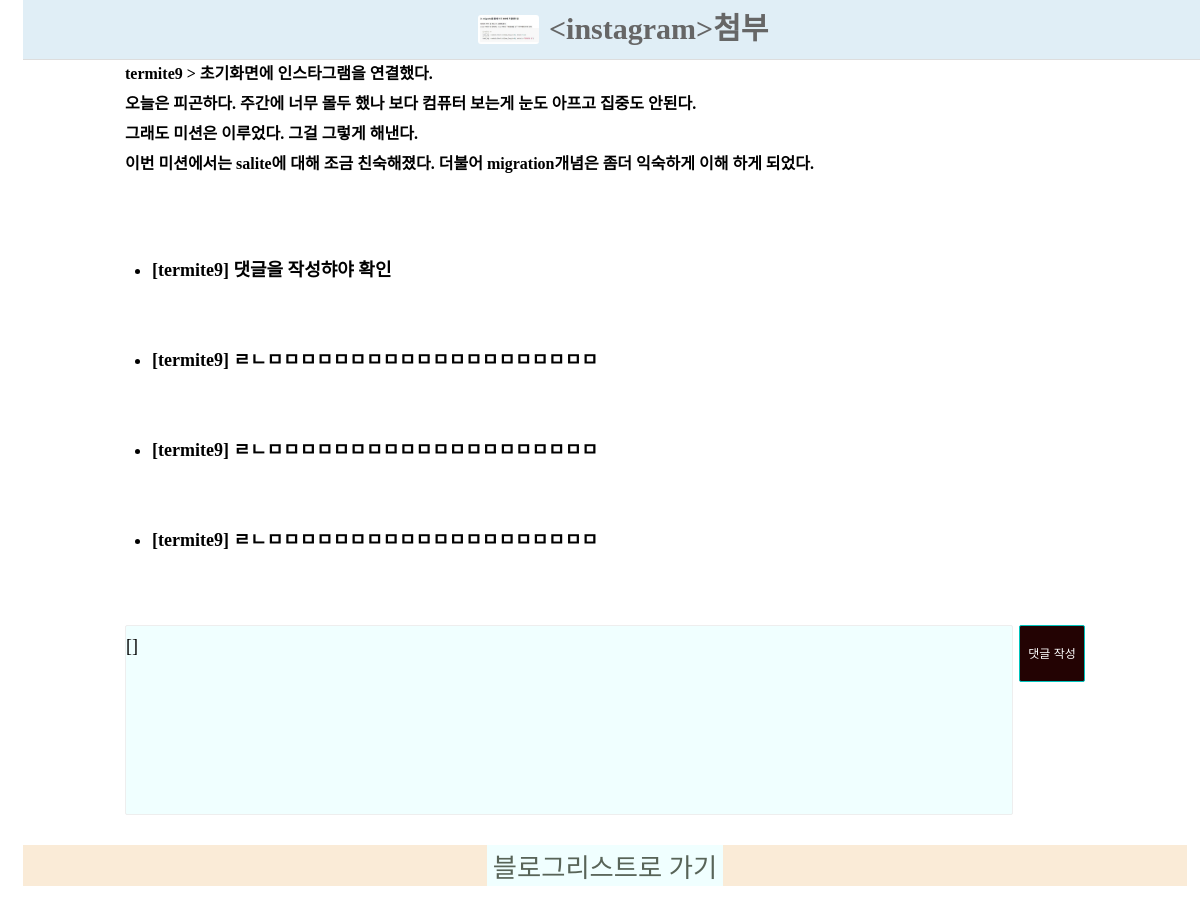
The app's page /posts/85/ with its own data.
### pylog/blog/models.py (models this page shows, shortened)
class Post(models.Model):
    title = models.CharField("포스트제목", max_length=100)
    content = models.TextField("포스트내용")
    thumbnail = models.ImageField("썸네일 이미지", upload_to="post", blank=True)
    write_date = models.DateTimeField("작성날자", auto_now_add=True)
    writer = models.CharField("로그인해서글을쓴사람", max_length=100, blank=True)

class Comment(models.Model):
    post = models.ForeignKey(Post, on_delete=models.CASCADE)
    content = models.TextField("댓글내용")

### pylog/blog/views.py (the view)
# urls.py: path("posts/<int:post_id>/", post_detail),
def post_detail(request, post_id):
    post = Post.objects.get(id=post_id)
    if request.method == "POST":
        comment_content = request.POST["comment"]
        Comment.objects.create(
            post=post,
            content=comment_content,
        )
    context = {
        "post": post,
    }
    return render(request, "post_detail.html", context)

### pylog/templates/post_detail.html (shortened to what this page needs)
{% load static %}
<!DOCTYPE html>
<html lang="en">
<head>
    <link rel="stylesheet" href="{% static 'css/style.css' %}">
</head>
<body>
    <div id="navbar">
                    {% if post.thumbnail %}
                        <img src ="{{post.thumbnail.url}} " alt="">
                    {% else %}
                        <img src="" alt="">
                    {% endif %}
        <span >{{ post.title}}</span>
    </div>
    <div id="post-detail">
        <p>{{post.content|linebreaksbr}}</p>
        <ul class="comments">
            {% for comment in post.comment_set.all %}
                <li class="comment">{{comment.content}}</li>
            {% empty %}
                <li class="comment_empty">아직 댓글이 없습니다</li>
            {% endfor %}
        </ul>
        <form method="POST">
            <textarea class="textarea_font" name="comment" cols="50" rows="8">[{{user.username}}] </textarea>
            <button type="submit" class="btn btn-primary">댓글 작성</button>
        </form>
    </div>
    <div class="center">
        <button>
            <a href="/posts/"><h3>블로그리스트로 가기</h3></a>
        </button>
    </div>
</body>
</html>

### pylog/static/css/style.css (style rules this page uses)
ul, ol { list-style: none; padding: 0; margin: 0; }
h1, h2, h3, h4, h5, h6 { padding: 0; margin: 0; font-weight: 300; }
a { text-decoration: none; color: #586458; }
html { margin: 5px; margin-left: 15px; font-family: 'Nanum Myeongjo', serif; font-weight: 400; font-size: 15px; color: black; line-height: 30px; }
#navbar { position: fixed; top: 0; width: 100%; z-index: 999; display: flex; flex-direction: row; flex-wrap: nowrap; justify-content: center; align-items: center; background-color: rgba(221, 237, 246, 0.9); color: #666; font-size: 2.0rem; font-weight: 700; height: 59px; border-bottom: 1px solid #ddd; }
#navbar>span { margin-top: -2px; }
#navbar img { height: 29.5px; border-radius: 3px; margin-right: 10px; }
.btn, .btn_logout { width: 66px; height: 30px; line-height: 25px; background-color: #fff; border-radius: 15px; transition-duration: 0.3s; transition-timing-function: ease; font-size: 12px; cursor: pointer; text-align: center; }
.btn-primary { border: 1px solid #00c3bd; color: white; background-color: #230303; }
ul.comments { font-size: 12px; }
ul.comments>li.comment { font-size: 1.2rem; list-style: disc; margin-left: 1.5em; }
#post-detail { display: flex; flex-direction: column; margin: 0 auto; max-width: 960px; padding: 30px 20px; white-space: pre-line; font-family: '굴림', 'Gulim', 'Myeongjo', serif; font-size: 16px; font-weight: 700; }
#post-detail>form { width: 100%; margin-top: 10px; display: flex; }
#post-detail>form>textarea { border: 1px solid #eee; padding: 10px; box-sizing: border-box; resize: none; border-radius: 2px; flex-grow: 1; margin-right: 6px; padding-left: 60px; text-indent: -60px; list-style: disc; }
#post-detail>form>button { height: 57px; line-height: 50px; border-radius: 2px; }
button { background-color: azure; }
.center { text-align: center; display: flex; flex-direction: row; flex-wrap: nowrap; justify-content: center; background-color: antiquewhite; }
.center button { color: red; font-size: 1.5rem; border-style: none; font-family: 'Nanum Myeongjo', serif; }
.textarea_font { background-color: azure; font-size: 1.2rem; font-family: 'Nanum Myeongjo', serif; }

### records on screen
Post: thumbnail (picture), title "<instagram>첨부", content "termite9 > 초기화면에 인스타그램을 연결했다. 오늘은 피곤하다. 주간에 너무 몰두 했나 보다 컴퓨터 보는게 눈도 아프고 집중도 안된다. 그래도 미션은 이루었다. 그걸 그렇게 해낸다. 이번 미션에서는 salite에 대해 조금 친숙해졌다. 더불어 migration개념은 좀더 익숙하게 이해 하게 되었다."
Comment: content "[termite9] 댓글을 작성햐야 확인"
Comment: content "[termite9] ㄹㄴㅁㅁㅁㅁㅁㅁㅁㅁㅁㅁㅁㅁㅁㅁㅁㅁㅁㅁㅁㅁ"
Comment: content "[termite9] ㄹㄴㅁㅁㅁㅁㅁㅁㅁㅁㅁㅁㅁㅁㅁㅁㅁㅁㅁㅁㅁㅁ"
Comment: content "[termite9] ㄹㄴㅁㅁㅁㅁㅁㅁㅁㅁㅁㅁㅁㅁㅁㅁㅁㅁㅁㅁㅁㅁ"
